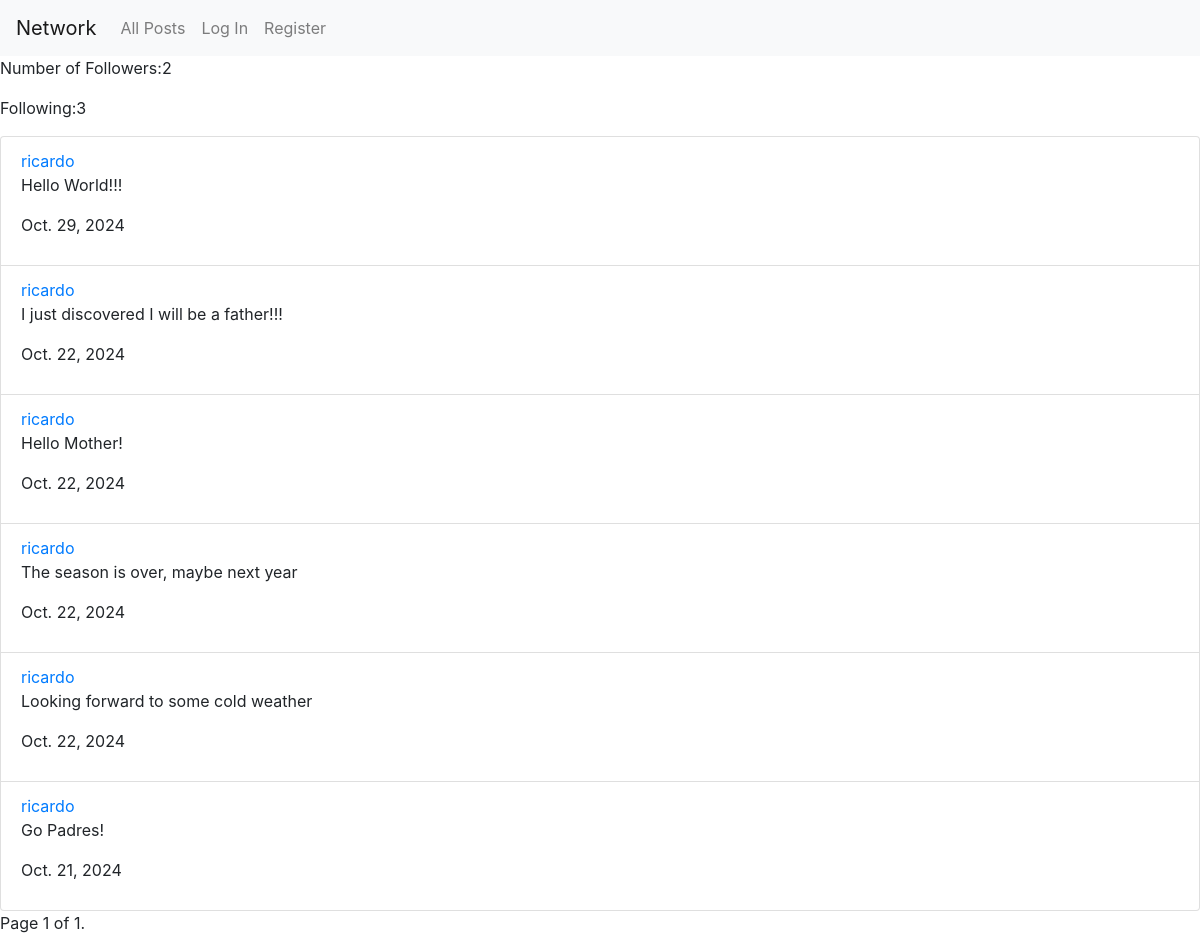
Screenshot of /profile/ricardo with the database file from the repository.
### network/models.py (models this page shows, shortened)
class Posts(models.Model):
    author = models.ForeignKey(User, on_delete=models.CASCADE, related_name="user_posts")
    comment_content =  models.CharField(max_length=400)
    date = models.DateField(auto_now_add=True)

class User(AbstractUser):
    pass

### network/views.py (the view)
# urls.py: path("profile/<str:user>", views.profile, name ="profile"),
def profile(request, user):
    try:
        user_details = User.objects.get(username=user)
    except:
        user_details = None
        return render(request, "network/error.html", {
        "error_message":"User doesn't exist"})
    try:
        user_relationship = Follow.objects.get(user=request.user,other_user=user_details)
        user_following = True
    except:
        user_following = False
    if user_details == request.user:
        self_user = True
    else:
        self_user = False
    following = Follow.objects.filter(user=user_details)
    number_following = len(following)
    followers = Follow.objects.filter(other_user=user_details)
    number_followers = len(followers)
    user_posts = Posts.objects.filter(author=user_details).order_by("id").reverse()
    objects = user_posts
    paginator = Paginator(objects, 10)
    page_number = request.GET.get('page')
    try:
        page_posts = paginator.page(page_number)
    except PageNotAnInteger:
        page_posts = paginator.page(1)
    except EmptyPage:
        page_posts = paginator.page(paginator.num_pages)
    likes = []
    try:
        list_of_likes = Likes.objects.filter(user=request.user)
        for positive_relation in list_of_likes:
            likes.append(positive_relation.post.id)
    except:
        likes = []
    return render(request, "network/profile.html", {
        "page_posts":page_posts, "user_following":user_following, "user_name":user, "self_user":self_user, "number_following":number_following, "number_followers":number_followers, 'likes':likes
    })

### network/templates/network/profile.html (shortened to what this page needs)
{% extends "network/layout.html" %}
{% block body %}
<div class="followers">
    <p>Number of Followers:{{number_followers}}</p>
    <p>Following:{{number_following}}</p>
</div>
<ul class="list-group">
    {% for post in page_posts %}
        <li class="list-group-item" data-post-id="{{ post.id }}">
            <a href="{% url 'profile' user=post.author %}">{{post.author}}</a>
            <p id="content_{{post.id}}">{{post.comment_content}}</p>
            <p>{{post.date}}</p>
        </li>
    {% endfor %}
</ul>
<div class="pagination">
    <span class="step-links">
        <span class="current">
            Page {{ page_posts.number }} of {{ page_posts.paginator.num_pages }}.
        </span>
    </span>
</div>
{% endblock %}

### rows the page displays
Posts: author "ricardo", comment_content "Hello World!!!", date "Oct. 29, 2024"
Posts: author "ricardo", comment_content "I just discovered I will be a father!!!", date "Oct. 22, 2024"
Posts: author "ricardo", comment_content "Hello Mother!", date "Oct. 22, 2024"
Posts: author "ricardo", comment_content "The season is over, maybe next year", date "Oct. 22, 2024"
Posts: author "ricardo", comment_content "Looking forward to some cold weather", date "Oct. 22, 2024"
Posts: author "ricardo", comment_content "Go Padres!", date "Oct. 21, 2024"

### other values shown
{{ number_followers }} "2"
{{ number_following }} "3"
{{ page_posts.number }} "1"
{{ page_posts.paginator.num_pages }} "1"
